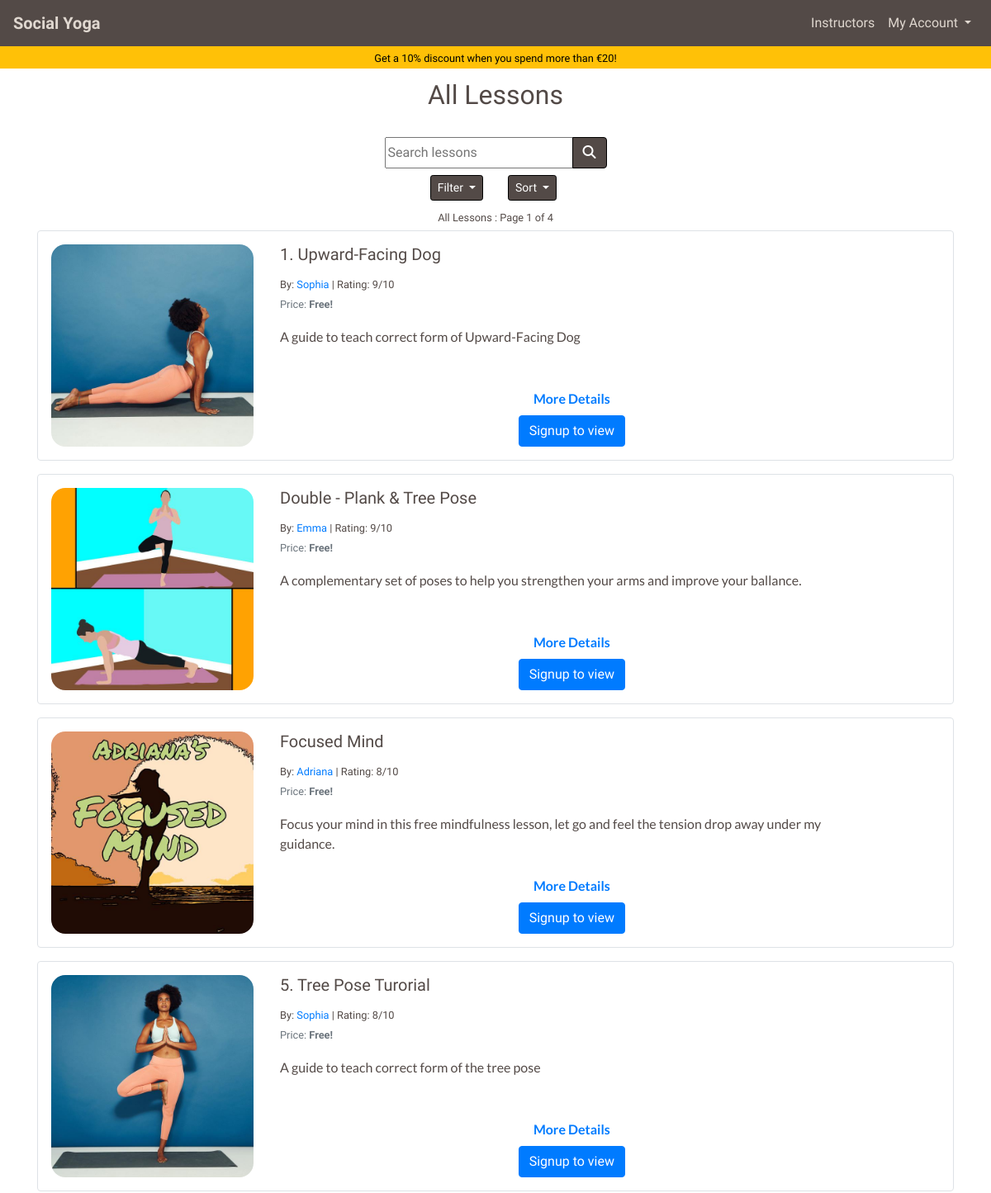
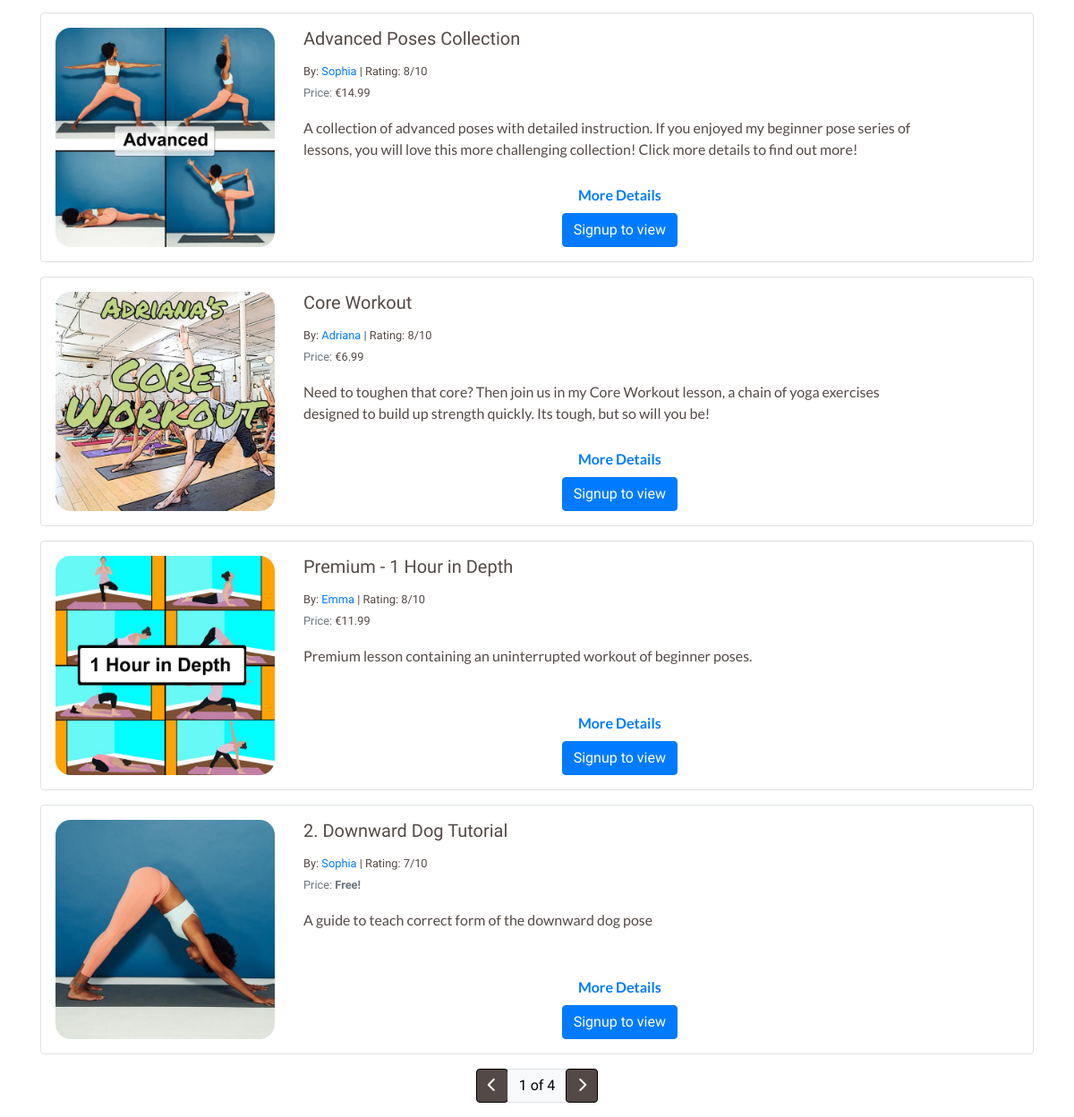
Screenshot of /lessons/ with the database file from the repository (2 pictures, top to bottom).
### lessons/models.py (models this page shows, shortened)
class Lesson(models.Model):
    lesson_id = models.CharField(max_length=32,
                                 null=False,
                                 editable=False)
    instructor_profile = models.ForeignKey(UserProfile,
                                           on_delete=models.SET_NULL,
                                           null=True,
                                           blank=True,
                                           related_name='lessons')
    lesson_name = models.CharField(max_length=32,
                                   null=False,
                                   editable=True)
    card_description = models.TextField(max_length=254)
    description = models.TextField(max_length=2048)
    image = ResizedImageField(size=[600, 600],
                              quality=75,
                              crop=['middle', 'center'],
                              force_format='JPEG',
                              upload_to='lesson_images/')
    rating = models.DecimalField(max_digits=5,
                                 decimal_places=0,
                                 null=True, blank=True)
    video_url = models.URLField(max_length=1024,
                                blank=False,
                                null=False)
    time = models.IntegerField(blank=False, null=False)
    is_free = models.BooleanField(default=True)
    price = models.DecimalField(max_digits=6,
                                decimal_places=2,
                                blank=False,
                                null=False,
                                default=0.00)

### profiles/models.py (models this page shows, shortened)
class UserProfile(models.Model):
    user = models.OneToOneField(User, on_delete=models.CASCADE)
    first_name = models.CharField(max_length=50, null=False, blank=False)
    last_name = models.CharField(max_length=50, null=False, blank=False)
    is_instructor = models.BooleanField(default=False)
    requested_instructor_status = models.BooleanField(default=False)
    card_description = models.TextField(max_length=256, blank=True, default='')
    profile_description = models.TextField(max_length=650,
                                           blank=True,
                                           default='')
    image = ResizedImageField(size=[600, 600],
                              quality=75,
                              crop=['middle', 'center'],
                              force_format='JPEG',
                              null=True,
                              blank=True,
                              upload_to='profile_images/')
    rating = models.DecimalField(max_digits=5,
                                 decimal_places=0,
                                 null=True,
                                 blank=True)
    lesson_count = models.IntegerField(default=0, editable=False)
    def __str__(self):
        return self.user.username

### lessons/views.py (the view, shortened to what this page needs)
# urls.py: path('', views.lessons, name='lessons'),
def lessons(request):
    profile = get_profile_or_none(request)
    lessons = (Lesson.objects.all().annotate(
               review_count=Count('reviewedLesson')))
    subscribed_lesson_list = []
    paid_lesson_list = []
    page_title = 'All Lessons'
    sub_title = None
    filter_title = 'All Lessons'
    filter_subtitle = ''
    valid_sort_values = ['lesson_name',
                         'instructor_profile__user__username',
                         'rating',
                         'price']
    sortby = 'rating'
    filter_by = 'all_lessons'
    sort_direction = 'desc'
    instructor_to_display = None
    query = ''
    page_number = 1  # Default page number
    lessons_on_page = 8  # No of lessons on a page at once
    if sort_direction == 'asc':
        if sortby == 'rating':
            lessons = lessons.order_by(
                (F(sortby).asc(nulls_last=True)), 'review_count')
        else:
            lessons = lessons.order_by(F(sortby).asc(nulls_last=True))
    else:
        if sortby == 'rating':
            lessons = lessons.order_by(
                (F(sortby).desc(nulls_last=True)), '-review_count')
        else:
            lessons = lessons.order_by(F(sortby).desc(nulls_last=True))
    p = Paginator(lessons, lessons_on_page)
    try:
        page_object = p.page(page_number)
    except EmptyPage:
        messages.error(request, "Page does not exist, returning to page 1")
        page_object = p.page(1)
    template = 'lessons/lessons.html'
    context = {
        'profile': profile,
        'lessons': page_object,
        'subscribed_lesson_list': subscribed_lesson_list,
        'paid_lesson_list': paid_lesson_list,
        'page_title': page_title,
        'sub_title': sub_title,
        'filter_title': filter_title,
        'filter_subtitle': filter_subtitle,
        'sort_by': sortby,
        'sort_direction': sort_direction,
        'filter_by': filter_by,
        'instructor_to_display': instructor_to_display,
        'current_query': query,
        'show_discount_banner': True,
    }
    return render(request, template, context)

### home/contexts.py (called while the page is built)
def purchased_lessons(request):
    profile = get_profile_or_none(request)
    purchased = None
    purchased_lesson_ids = []
    if profile:
        purchased = OrderLineItem.objects.filter(profile=profile)
        if purchased:
            for item in purchased:
                purchased_lesson_ids.append(item.lesson.lesson_id)
    context = {
        'purchased_lessons': purchased,
        'purchased_lesson_ids': purchased_lesson_ids,
    }
    return context

### yoga/utils.py (called while the page is built)
def get_profile_or_none(request):
    try:
        return UserProfile.objects.get(user=request.user)
    except Exception:
        return None

### lessons/templates/lessons/lessons.html (shortened to what this page needs)
{% extends "base.html" %}
{% load static %}
{% block page_header %}
<div class="container header-container">
    <div class="row">
        <div class="col">
            <h1 class="text-center title-text my-3 {% if show_discount_banner %}pt-xl-4{% endif %}" id="lesson-page-title">{{ page_title}}</h1>
        </div>
    </div>
</div>
{% endblock %}
{% block content %}
<main class="container page-contents">
    <div class="row">
        <div class="col-12 mt-2">
            {% include 'lessons/includes/lesson_sorting.html' %}
            <p class="text-center mb-1">
                <strong>
                    <small>
                        {{ filter_title }}{{ filter_subtitle }}{% if lessons %} : Page {{ lessons.number }} of {{ lessons.paginator.num_pages }}{% endif %}
                    </small>
                </strong>
            </p>
            {% if lessons %}
                {% for lesson in lessons %}
                    {% include 'lessons/includes/lesson_card.html' %}
                {% endfor %}
            {% else %}
                {% if instructor_to_display %}
                    <p class="text-center mt-5"><strong>No lesons available</strong></p>
                {% endif %}
            {% endif %}
            {% if lessons.paginator.num_pages > 1 %}
                <div class="row">
                    <div class="col d-flex justify-content-center">
                        <nav aria-label="...">
                            <ul class="pagination">
                                <li class="page-item">
                                    <a class="page-link btn btn-custom-darken"
                                       href="{% url 'lessons' %}?sort={{ sort_by }}&direction={{ sort_direction }}&filter={{ filter_by }}&q={{ current_query }}{% if lessons.has_previous %}&page={{ lessons.previous_page_number }}{% else %}&page={{ lessons.number }}{% endif %}{% if instructor_to_display %}&instructor={{ instructor_to_display.id }}{% endif %}#lesson-sorting"
                                       tabindex="-1"
                                       aria-disabled="true">
                                        <i class="fas fa-chevron-left"></i>
                                    </a>
                                </li>
                                <li class="page-item" aria-current="page">
                                    <a class="page-link bg-light text-black" href="#">{{ lessons.number }} of {{ lessons.paginator.num_pages }}</a>
                                </li>
                                <li class="page-item">
                                    <a class="page-link btn btn-custom-darken"
                                       href="{% url 'lessons' %}?sort={{ sort_by }}&direction={{ sort_direction }}&filter={{ filter_by }}&q={{ current_query }}{% if lessons.has_next %}&page={{ lessons.next_page_number }}{% else %}&page={{ lessons.number }}{% endif %}{% if instructor_to_display %}&instructor={{ instructor_to_display.id }}{% endif %}#lesson-sorting">
                                        <i class="fas fa-chevron-right"></i>
                                    </a>
                                </li>
                            </ul>
                        </nav>
                    </div>
                </div>
            {% endif %}
        </div>
    </div>
</main>
{% endblock %}

### lessons/templates/lessons/includes/lesson_card.html
<div class="card mb-3 border custom-border" style="width: 100%;" id="{{ lesson.lesson_id }}">
    <div class="row no-gutters">
        <div class="col-md-3 d-flex">
            {% if lesson.image %}
                <div class="lesson-card-image-container m-auto p-3 text-center">
                    <img class="lesson-card-image img-fluid" src="{{ lesson.image.url }}" alt="{{ lesson.lesson_name }}">
                </div>
            {% endif %}
        </div>
        <div class="col-md-8">
            <div class="card-body p-3 h-100 d-flex flex-column">
                <h5 class="card-title">{{ lesson.lesson_name }}</h5>
                <p class="card-text mb-0"><small>By: <a href="{% url 'lessons' %}?instructor={{ lesson.instructor_profile.id }}">{{ lesson.instructor_profile }}</a> | Rating: {{ lesson.rating }}{% if lesson.rating %}/10{% endif %}</small></p>
                {% if lesson.price > 0 %}
                    <p class="card-text"><small class="text-muted">Price: </small>
                        {% if lesson.lesson_id in purchased_lesson_ids %}
                            <span class="text-success">
                                <strong><small>Purchased!</small></strong>
                            </span>
                        {% else %}
                            <span>
                                <small>€{{ lesson.price }}</small>
                            </span>
                        {% endif %}
                    </p>
                {% else %}
                    <p class="card-text"><small class="text-muted">Price: <strong>Free!</strong></small></p>
                {% endif %}
                <p class="card-text alt-font">{{ lesson.card_description }}</p>
                <p class="card-text alt-font mb-2 mt-auto text-center text-info"><a href="" onclick="javascript:get_modal_data('{{ lesson.lesson_id }}')" class=""><strong>More Details</strong></a></p>
                <div class="lesson-card-button-container mt-0 w-100 d-flex">
                    <div class="buttons mx-auto">
                        {% if user.is_authenticated %}
                            {% if lesson.lesson_id not in paid_lesson_list and lesson.is_free == False %}
                                {% if lesson.instructor_profile == profile %}
                                    <a class="btn btn-success" href="{% url 'studio' lesson.lesson_id %}" id="start_lesson_button_id_{{ lesson.lesson_id }}" role="button">View Your Lesson</a>
                                {% elif user.is_superuser %}
                                    <a class="btn btn-success" href="{% url 'studio' lesson.lesson_id %}" id="start_lesson_button_id_{{ lesson.lesson_id }}" role="button">View As Superuser</a>
                                {% else %}
                                    <a class="btn btn-warning" href="" onclick="javascript:add_to_basket('{{ lesson.lesson_id }}')" id="add_{{ lesson.lesson_id }}" role="button"><span>{% if lesson.lesson_id in basket_item_ids %}In basket{% else %}€{{ lesson.price }}{% endif %}</span>
                                        <span class="icon">
                                            <i class="fas fa-cart-plus"></i>
                                        </span>
                                    </a>
                                {% endif %}
                            {% elif lesson.lesson_id in subscribed_lesson_list and lesson%}
                                <span class="btn btn-warning button-unsubscribe" id="unsubscribe_lesson_button_id_{{ lesson.lesson_id }}" href="" onclick="javascript:subscribe('false', '{{ lesson.lesson_id }}', '{{ current_filter }}')" role="button">Unsubscribe</span>
                                <span hidden class="btn btn-danger" href="" id="subscribe_lesson_button_id_{{ lesson.lesson_id }}" onclick="javascript:subscribe('true', '{{ lesson.lesson_id }}', '{{ current_filter }}')" role="button">Subscribe to lesson</span>
                                <a class="btn btn-success" href="{% url 'studio' lesson.lesson_id %}" id="start_lesson_button_id_{{ lesson.lesson_id }}" role="button">Start Lesson</a>
                            {% else %}
                                <span hidden class="btn btn-warning button-unsubscribe" id="unsubscribe_lesson_button_id_{{ lesson.lesson_id }}" href="" onclick="javascript:subscribe('false', '{{ lesson.lesson_id }}', '{{ current_filter }}')" role="button">Unsubscribe</span>
                                <span class="btn btn-danger" href="" id="subscribe_lesson_button_id_{{ lesson.lesson_id }}" onclick="javascript:subscribe('true', '{{ lesson.lesson_id }}', '{{ current_filter }}')" role="button">Subscribe to lesson</span>
                                <a hidden class="btn btn-success" href="{% url 'studio' lesson.lesson_id %}" id="start_lesson_button_id_{{ lesson.lesson_id }}" role="button">Start Lesson</a>
                            {% endif %}
                        {% else %}
                            <a class="btn btn-primary" href="{% url 'account_signup' %}" role="button">Signup to view</a>
                        {% endif %}
                    </div>
                </div>
            </div>
        </div>
    </div>
</div>

### static/css/base.css (style rules this page uses)
html { height: 100%; }
body { background: url('/static/images/backgrounds/background-image.jpg') no-repeat center center fixed; background-size: cover; background-position: 75% 40px; height: calc(100vh - 63px); color: #534a47; font-family: 'Quicksand'; font-size: 16px; }
.title-text { font-size: 1.5rem; }
.header-container { margin-top: 0px; }
.custom-border { border: solid 1px #534a47; border-radius: .25rem; }
.alt-font { font-family: 'Lato'; }
.text-black { color: black; }
.btn-custom-darken { background: #534a47; color: #fff !important; border: 1px solid black; }
.lesson-card-image { max-width: 120px; border-radius: 7%; }
@media (min-width: 768px) { .title-text, .index-main-text { font-size: 2rem; } }
@media (min-width: 768px) { .lesson-card-image { width: 100%; max-width: 425px; overflow: hidden; } }
@media (min-width: 1200px) { body { background-position: 0 35px; } }
@media (min-width: 1200px) { .header-container { margin-top: 56px; } }

### rows the page displays
Lesson: image (picture), lesson_name "1. Upward-Facing Dog", instructor_profile "Sophia", rating "9", shows "/10", shows "Price:", price "Free!", card_description "A guide to teach correct form of Upward-Facing Dog"
Lesson: image (picture), lesson_name "Double - Plank & Tree Pose", instructor_profile "Emma", rating "9", shows "/10", shows "Price:", price "Free!", card_description "A complementary set of poses to help you strengthen your arms and improve your ballance."
Lesson: image (picture), lesson_name "Focused Mind", instructor_profile "Adriana", rating "8", shows "/10", shows "Price:", price "Free!", card_description "Focus your mind in this free mindfulness lesson, let go and feel the tension drop away under my guidance."
Lesson: image (picture), lesson_name "5. Tree Pose Turorial", instructor_profile "Sophia", rating "8", shows "/10", shows "Price:", price "Free!", card_description "A guide to teach correct form of the tree pose"
Lesson: image (picture), lesson_name "Advanced Poses Collection", instructor_profile "Sophia", rating "8", shows "/10", price "14.99", card_description "A collection of advanced poses with detailed instruction. If you enjoyed my beginner pose series of lessons, you will love this more challenging collection! Click more details to find out more!"
Lesson: image (picture), lesson_name "Core Workout", instructor_profile "Adriana", rating "8", shows "/10", price "6.99", card_description "Need to toughen that core? Then join us in my Core Workout lesson, a chain of yoga exercises designed to build up strength quickly. Its tough, but so will you be!"
Lesson: image (picture), lesson_name "Premium - 1 Hour in Depth", instructor_profile "Emma", rating "8", shows "/10", price "11.99", card_description "Premium lesson containing an uninterrupted workout of beginner poses."
Lesson: image (picture), lesson_name "2. Downward Dog Tutorial", instructor_profile "Sophia", rating "7", shows "/10", shows "Price:", price "Free!", card_description "A guide to teach correct form of the downward dog pose"

### other values shown
{{ discount_percentage }} "10"
{{ discount_threshold }} "20"
{{ page_title }} "All Lessons"
{{ filter_title }} "All Lessons"
{{ lessons.number }} "1"
{{ lessons.paginator.num_pages }} "4"
